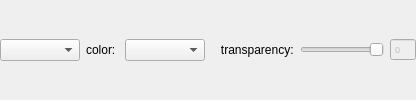
            <widget class="QWidget" name="widErrorStyle" native="true">
             <layout class="QHBoxLayout" name="horizontalLayout_8" stretch="1,0,1,0,0,0">
              <property name="margin">
               <number>0</number>
              </property>
              <item>
               <widget class="JKQTPerrorPlotstyleComboBox" name="cmbErrorStyle">
                <property name="sizePolicy">
                 <sizepolicy hsizetype="MinimumExpanding" vsizetype="Fixed">
                  <horstretch>0</horstretch>
                  <verstretch>0</verstretch>
                 </sizepolicy>
                </property>
                <property name="minimumSize">
                 <size>
                  <width>80</width>
                  <height>0</height>
                 </size>
                </property>
               </widget>
              </item>
              <item>
               <widget class="QLabel" name="label_31">
                <property name="text">
                 <string>color: </string>
                </property>
               </widget>
              </item>
              <item>
               <widget class="ColorComboBox" name="cmbErrorColor">
                <property name="sizePolicy">
                 <sizepolicy hsizetype="MinimumExpanding" vsizetype="Fixed">
                  <horstretch>0</horstretch>
                  <verstretch>0</verstretch>
                 </sizepolicy>
                </property>
                <property name="minimumSize">
                 <size>
                  <width>80</width>
                  <height>0</height>
                 </size>
                </property>
               </widget>
              </item>
              <item>
               <widget class="QLabel" name="label_34">
                <property name="text">
                 <string>   transparency:</string>
                </property>
               </widget>
              </item>
              <item>
               <widget class="QSlider" name="sliderErrorTransparent">
                <property name="sizePolicy">
                 <sizepolicy hsizetype="MinimumExpanding" vsizetype="Fixed">
                  <horstretch>0</horstretch>
                  <verstretch>0</verstretch>
                 </sizepolicy>
                </property>
                <property name="minimumSize">
                 <size>
                  <width>32</width>
                  <height>0</height>
                 </size>
                </property>
                <property name="maximum">
                 <number>255</number>
                </property>
                <property name="singleStep">
                 <number>5</number>
                </property>
                <property name="pageStep">
                 <number>50</number>
                </property>
                <property name="orientation">
                 <enum>Qt::Horizontal</enum>
                </property>
                <property name="invertedAppearance">
                 <bool>true</bool>
                </property>
                <property name="invertedControls">
                 <bool>false</bool>
                </property>
                <property name="tickPosition">
                 <enum>QSlider::NoTicks</enum>
                </property>
                <property name="tickInterval">
                 <number>50</number>
                </property>
               </widget>
              </item>
              <item>
               <widget class="QSpinBox" name="spinBox">
                <property name="enabled">
                 <bool>false</bool>
                </property>
                <property name="font">
                 <font>
                  <pointsize>7</pointsize>
                 </font>
                </property>
                <property name="buttonSymbols">
                 <enum>QAbstractSpinBox::NoButtons</enum>
                </property>
                <property name="maximum">
                 <number>255</number>
                </property>
               </widget>
              </item>
             </layout>
            </widget>
